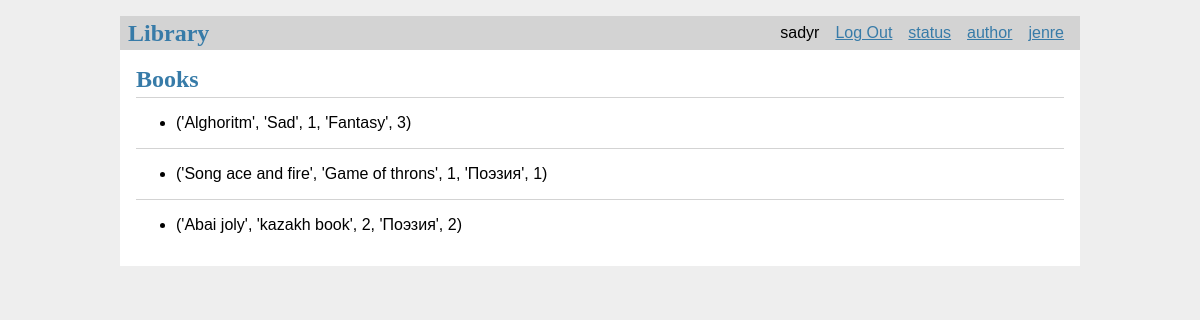
The page / (signed in) on the database its author committed.
### tables this page shows
CREATE TABLE users (
    id INTEGER PRIMARY KEY AUTOINCREMENT,
    email TEXT UNIQUE NOT NULL,
    username TEXT UNIQUE NOT NULL,
    password TEXT NOT NULL
);

CREATE TABLE books (
    id INTEGER PRIMARY KEY AUTOINCREMENT,
    title TEXT UNIQUE NOT NULL,
    description TEXT NOT NULL,
    author_id INTEGER NOT NULL,
    jenre_id INTEGER NOT NULL,
    status_id INTEGER NOT NULL,
    FOREIGN KEY (author_id) REFERENCES authors (id),
    FOREIGN KEY (jenre_id) REFERENCES jenre (id),
    FOREIGN KEY (status_id) REFERENCES status (id)

);

CREATE TABLE jenre (
    id INTEGER PRIMARY KEY AUTOINCREMENT,
    name TEXT NOT NULL
);

### library/book.py (the view)
@bp.route('/')
def index():   # Функция для главной страницы сайта
    db = get_db()
    books = db.execute(
        'SELECT  title, description,author_id,jenre_id, status_id, jenre.name '
        ' FROM books  JOIN jenre  ON books.jenre_id = jenre.id'
    ).fetchall()
    for i in books:
        print(i['name'])
    return render_template('book/index.html', books=books)

### library/auth.py (called while the page is built)
@bp.before_app_request
def load_logged_in_user():
    user_id = session.get('user_id')
    if user_id is None:
        g.user = None
    else:
        g.user = get_db().execute(
            'SELECT * FROM users WHERE id = ?', (user_id,)
        ).fetchone()

### library/db.py (called while the page is built)
def get_db():
    if 'db' not in g:
        g.db = sqlite3.connect(
            current_app.config['DATABASE'],
            detect_types=sqlite3.PARSE_DECLTYPES
        )
        g.db.row_factory = sqlite3.Row
    return g.db

### library/templates/book/index.html
{% extends 'base.html' %}
{% block header %}
  <h1>{% block title %}Books{% endblock %}</h1>
{% endblock %}
{% block content %}
  {% for book in books %}
    <ul>
        <li>{{ book['title'],book['description'],book['author_id'],book['name'],book['status_id']}}  </li>
    </ul>
    {% if not loop.last %}
      <hr>
    {% endif %}
  {% endfor %}
{% endblock %}

### library/templates/base.html (shortened to what this page needs)
<!doctype html>
<link rel="stylesheet" href="{{ url_for('static', filename='css/style.css') }}">
<nav>
  <h1>Library</h1>
  <ul>
    {% if g.user %}
      <li><span>{{ g.user['username'] }}</span>
      <li><a href="{{ url_for('auth.logout') }}">Log Out</a>
        <li><a href="{{ url_for('book.status') }}">status</a></li>
        <li><a href="{{ url_for('book.author') }}">author</a></li>
        <li><a href="{{ url_for('book.jenre') }}">jenre</a></li>
    {% else %}
      <li><a href="{{ url_for('auth.register') }}">Register</a>
      <li><a href="{{ url_for('auth.login') }}">Log In</a>
    {% endif %}
  </ul>
</nav>
<section class="content">
  <header>
    {% block header %}{% endblock %}
  </header>
  {% block content %}{% endblock %}
</section>

### library/static/css/style.css (style rules this page uses)
h1 { font-family: serif; color: #377ba8; margin: 1rem 0; }
a { color: #377ba8; }
hr { border: none; border-top: 1px solid lightgray; }
nav { background: lightgray; display: flex; align-items: center; padding: 0 0.5rem; }
nav h1 { flex: auto; margin: 0; }
nav ul { display: flex; list-style: none; margin: 0; padding: 0; }
nav ul li a, nav ul li span, header .action { display: block; padding: 0.5rem; }
.content { padding: 0 1rem 1rem; }
.content > header { border-bottom: 1px solid lightgray; display: flex; align-items: flex-end; }
.content > header h1 { flex: auto; margin: 1rem 0 0.25rem 0; }
.content:last-child { margin-bottom: 0; }

### rows shown on the page
users: user.username "sadyr"
books: title+description+author "('Alghoritm', 'Sad', 1, 'Fantasy', 3)"
books: title+description+author "('Song ace and fire', 'Game of throns', 1, 'Поэзия', 1)"
books: title+description+author "('Abai joly', 'kazakh book', 2, 'Поэзия', 2)"
